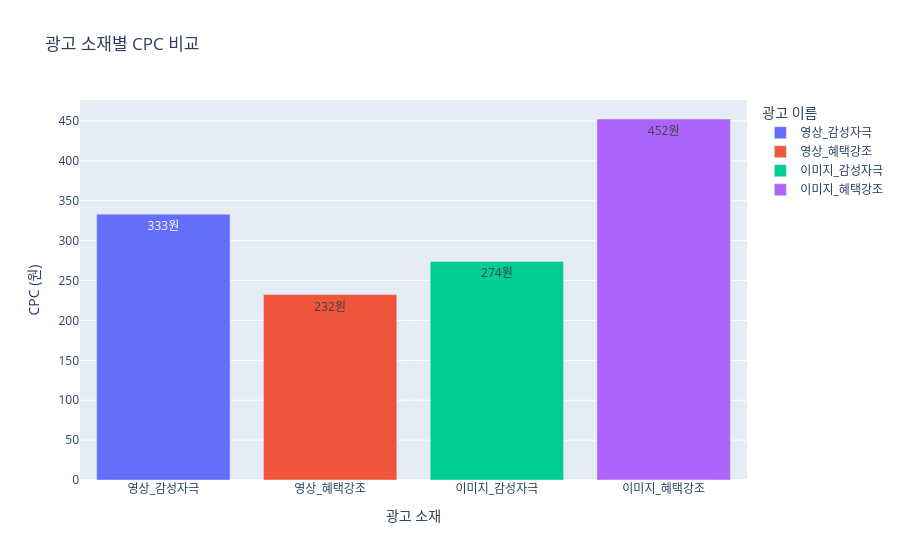

Notebook source saved alongside this figure:
### Code cell
# 데이터의 함정 : 반드시 데이터를 활용하여 의사 결정을 하되 1개의 데이터만 가지고 의사 결정을 하면 안된다. 
fig = px.bar(
    creative,
    x="광고 이름",
    y="CPC",
    color="광고 이름",
    text_auto=".0f",
    title="광고 소재별 CPC 비교"
)

fig.update_traces(texttemplate="%{y:.0f}원")

fig.update_layout(
    xaxis_title="광고 소재",
    yaxis_title="CPC (원)"
    
)
fig.show()

### Figure 1 — Plotly figure (JSON) as saved in the notebook; plotly's stock layout.template omitted (floating-point values rounded to 4 significant figures)
{"data": [{"hovertemplate": "광고 이름=%{x}<br>CPC=%{y}<extra></extra>", "legendgroup": "영상_감성자극", "marker": {"color": "#636efa", "pattern": {"shape": ""}}, "name": "영상_감성자극", "orientation": "v", "showlegend": true, "textposition": "auto", "texttemplate": "%{y:.0f}원", "type": "bar", "x": ["영상_감성자극"], "xaxis": "x", "y": [333.2], "yaxis": "y"}, {"hovertemplate": "광고 이름=%{x}<br>CPC=%{y}<extra></extra>", "legendgroup": "영상_혜택강조", "marker": {"color": "#EF553B", "pattern": {"shape": ""}}, "name": "영상_혜택강조", "orientation": "v", "showlegend": true, "textposition": "auto", "texttemplate": "%{y:.0f}원", "type": "bar", "x": ["영상_혜택강조"], "xaxis": "x", "y": [232.3], "yaxis": "y"}, {"hovertemplate": "광고 이름=%{x}<br>CPC=%{y}<extra></extra>", "legendgroup": "이미지_감성자극", "marker": {"color": "#00cc96", "pattern": {"shape": ""}}, "name": "이미지_감성자극", "orientation": "v", "showlegend": true, "textposition": "auto", "texttemplate": "%{y:.0f}원", "type": "bar", "x": ["이미지_감성자극"], "xaxis": "x", "y": [274.0], "yaxis": "y"}, {"hovertemplate": "광고 이름=%{x}<br>CPC=%{y}<extra></extra>", "legendgroup": "이미지_혜택강조", "marker": {"color": "#ab63fa", "pattern": {"shape": ""}}, "name": "이미지_혜택강조", "orientation": "v", "showlegend": true, "textposition": "auto", "texttemplate": "%{y:.0f}원", "type": "bar", "x": ["이미지_혜택강조"], "xaxis": "x", "y": [452.4], "yaxis": "y"}], "layout": {"barmode": "relative", "legend": {"title": {"text": "광고 이름"}, "tracegroupgap": 0}, "title": {"text": "광고 소재별 CPC 비교"}, "xaxis": {"anchor": "y", "categoryarray": ["영상_감성자극", "영상_혜택강조", "이미지_감성자극", "이미지_혜택강조"], "categoryorder": "array", "domain": [0, 1], "title": {"text": "광고 소재"}}, "yaxis": {"anchor": "x", "domain": [0, 1], "title": {"text": "CPC (원)"}}}}
